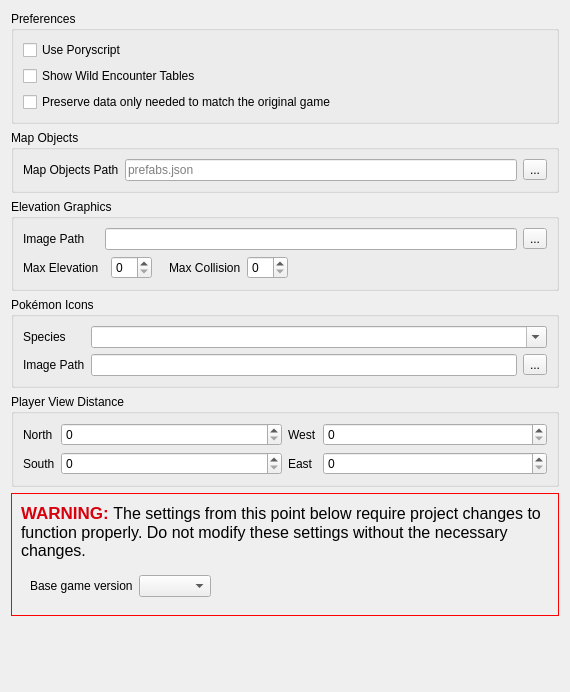
          <widget class="QWidget" name="scrollAreaWidgetContents_GeneralTab">
           <property name="geometry">
            <rect>
             <x>0</x>
             <y>0</y>
             <width>570</width>
             <height>692</height>
            </rect>
           </property>
           <layout class="QVBoxLayout" name="verticalLayout_7">
            <item>
             <widget class="QGroupBox" name="groupBox_UserConfig">
              <property name="title">
               <string>Preferences</string>
              </property>
              <layout class="QVBoxLayout" name="verticalLayout_2">
               <item>
                <widget class="QCheckBox" name="checkBox_UsePoryscript">
                 <property name="toolTip">
                  <string>&lt;html&gt;&lt;head/&gt;&lt;body&gt;&lt;p&gt;Whether map script files should prefer using .pory&lt;/p&gt;&lt;/body&gt;&lt;/html&gt;</string>
                 </property>
                 <property name="text">
                  <string>Use Poryscript</string>
                 </property>
                </widget>
               </item>
               <item>
                <widget class="QCheckBox" name="checkBox_ShowWildEncounterTables">
                 <property name="toolTip">
                  <string>&lt;html&gt;&lt;head/&gt;&lt;body&gt;&lt;p&gt;If enabled, Porymap will display wild encounter data on the Wild Pokémon tab.&lt;/p&gt;&lt;/body&gt;&lt;/html&gt;</string>
                 </property>
                 <property name="text">
                  <string>Show Wild Encounter Tables</string>
                 </property>
                </widget>
               </item>
               <item>
                <widget class="QCheckBox" name="checkBox_PreserveMatchingOnlyData">
                 <property name="toolTip">
                  <string>&lt;html&gt;&lt;head/&gt;&lt;body&gt;&lt;p&gt;If enabled, Porymap will not discard data like &amp;quot;connections_include_order&amp;quot; or &amp;quot;name_clone&amp;quot;, which serve no purpose other than recreating the original game.&lt;/p&gt;&lt;/body&gt;&lt;/html&gt;</string>
                 </property>
                 <property name="text">
                  <string>Preserve data only needed to match the original game</string>
                 </property>
                </widget>
               </item>
              </layout>
             </widget>
            </item>
            <item>
             <widget class="QGroupBox" name="groupBox_Prefabs">
              <property name="title">
               <string>Map Objects</string>
              </property>
              <layout class="QGridLayout" name="gridLayout_4">
               <item row="0" column="2">
                <widget class="QToolButton" name="button_ChoosePrefabs">
                 <property name="text">
                  <string>...</string>
                 </property>
                 <property name="icon">
                  <iconset resource="../resources/images.qrc">
                   <normaloff>:/icons/folder.ico</normaloff>:/icons/folder.ico</iconset>
                 </property>
                </widget>
               </item>
               <item row="0" column="1">
                <widget class="QLineEdit" name="lineEdit_PrefabsPath">
                 <property name="toolTip">
                  <string>&lt;html&gt;&lt;head/&gt;&lt;body&gt;&lt;p&gt;The file that stores the Map Objects (used by the Tileset Editor and the Map Objects tab)&lt;/p&gt;&lt;/body&gt;&lt;/html&gt;</string>
                 </property>
                 <property name="placeholderText">
                  <string>prefabs.json</string>
                 </property>
                </widget>
               </item>
               <item row="0" column="0">
                <widget class="QLabel" name="label_PrefabsPath">
                 <property name="text">
                  <string>Map Objects Path</string>
                 </property>
                </widget>
               </item>
              </layout>
             </widget>
            </item>
            <item>
             <widget class="QGroupBox" name="groupBox_CollisionGraphics">
              <property name="title">
               <string>Elevation Graphics</string>
              </property>
              <layout class="QGridLayout" name="gridLayout_7">
               <item row="1" column="6">
                <spacer name="horizontalSpacer">
                 <property name="orientation">
                  <enum>Qt::Orientation::Horizontal</enum>
                 </property>
                 <property name="sizeHint" stdset="0">
                  <size>
                   <width>40</width>
                   <height>20</height>
                  </size>
                 </property>
                </spacer>
               </item>
               <item row="0" column="1" colspan="6">
                <widget class="QLineEdit" name="lineEdit_CollisionGraphics">
                 <property name="toolTip">
                  <string>&lt;html&gt;&lt;head/&gt;&lt;body&gt;&lt;p&gt;The image sheet that represents the elevation values on the Elevation tab: one column, one 16x16 icon per elevation (0-7)&lt;/p&gt;&lt;/body&gt;&lt;/html&gt;</string>
                 </property>
                 <property name="clearButtonEnabled">
                  <bool>true</bool>
                 </property>
                </widget>
               </item>
               <item row="0" column="7">
                <widget class="QToolButton" name="button_CollisionGraphics">
                 <property name="text">
                  <string>...</string>
                 </property>
                 <property name="icon">
                  <iconset resource="../resources/images.qrc">
                   <normaloff>:/icons/folder.ico</normaloff>:/icons/folder.ico</iconset>
                 </property>
                </widget>
               </item>
               <item row="1" column="0">
                <widget class="QLabel" name="label_MaxElevation">
                 <property name="text">
                  <string>Max Elevation</string>
                 </property>
                </widget>
               </item>
               <item row="1" column="5">
                <widget class="NoScrollSpinBox" name="spinBox_MaxCollision">
                 <property name="toolTip">
                  <string>&lt;html&gt;&lt;head/&gt;&lt;body&gt;&lt;p&gt;The maximum collision value represented with an icon on the image sheet&lt;/p&gt;&lt;/body&gt;&lt;/html&gt;</string>
                 </property>
                </widget>
               </item>
               <item row="1" column="4">
                <widget class="QLabel" name="label_MaxCollision">
                 <property name="text">
                  <string>Max Collision</string>
                 </property>
                </widget>
               </item>
               <item row="0" column="0">
                <widget class="QLabel" name="label_CollisionImagePath">
                 <property name="text">
                  <string>Image Path</string>
                 </property>
                </widget>
               </item>
               <item row="1" column="2">
                <widget class="NoScrollSpinBox" name="spinBox_MaxElevation">
                 <property name="toolTip">
                  <string>&lt;html&gt;&lt;head/&gt;&lt;body&gt;&lt;p&gt;The maximum elevation value represented with an icon on the image sheet&lt;/p&gt;&lt;/body&gt;&lt;/html&gt;</string>
                 </property>
                </widget>
               </item>
               <item row="1" column="3">
                <spacer name="horizontalSpacer_4">
                 <property name="orientation">
                  <enum>Qt::Orientation::Horizontal</enum>
                 </property>
                 <property name="sizeType">
                  <enum>QSizePolicy::Policy::Maximum</enum>
                 </property>
                 <property name="sizeHint" stdset="0">
                  <size>
                   <width>5</width>
                   <height>20</height>
                  </size>
                 </property>
                </spacer>
               </item>
              </layout>
             </widget>
            </item>
            <item>
             <widget class="QGroupBox" name="groupBox_PokemonIcons">
              <property name="title">
               <string>Pokémon Icons</string>
              </property>
              <layout class="QGridLayout" name="gridLayout_8">
               <item row="0" column="0">
                <widget class="QLabel" name="label_IconSpecies">
                 <property name="sizePolicy">
                  <sizepolicy hsizetype="Fixed" vsizetype="Preferred">
                   <horstretch>0</horstretch>
                   <verstretch>0</verstretch>
                  </sizepolicy>
                 </property>
                 <property name="text">
                  <string>Species</string>
                 </property>
                </widget>
               </item>
               <item row="1" column="5">
                <widget class="QToolButton" name="button_PokemonIcon">
                 <property name="text">
                  <string>...</string>
                 </property>
                 <property name="icon">
                  <iconset resource="../resources/images.qrc">
                   <normaloff>:/icons/folder.ico</normaloff>:/icons/folder.ico</iconset>
                 </property>
                </widget>
               </item>
               <item row="0" column="2" colspan="4">
                <widget class="NoScrollComboBox" name="comboBox_IconSpecies">
                 <property name="editable">
                  <bool>true</bool>
                 </property>
                 <property name="maxVisibleItems">
                  <number>20</number>
                 </property>
                </widget>
               </item>
               <item row="1" column="0">
                <widget class="QLabel" name="label_PokemonIcon">
                 <property name="text">
                  <string>Image Path</string>
                 </property>
                </widget>
               </item>
               <item row="1" column="2" colspan="3">
                <widget class="QLineEdit" name="lineEdit_PokemonIcon">
                 <property name="toolTip">
                  <string>&lt;html&gt;&lt;head/&gt;&lt;body&gt;&lt;p&gt;The icon that will be displayed on the Wild Pokémon tab for the above species&lt;/p&gt;&lt;/body&gt;&lt;/html&gt;</string>
                 </property>
                 <property name="clearButtonEnabled">
                  <bool>true</bool>
                 </property>
                </widget>
               </item>
              </layout>
             </widget>
            </item>
            <item>
             <widget class="QGroupBox" name="groupBox_PlayerViewDistance">
              <property name="title">
               <string>Player View Distance</string>
              </property>
              <layout class="QHBoxLayout" name="horizontalLayout">
               <item>
                <layout class="QFormLayout" name="formLayout_PlayerViewDistanceCol1">
                 <item row="0" column="0">
                  <widget class="QLabel" name="label_PlayerViewDistance_North">
                   <property name="text">
                    <string>North</string>
                   </property>
                  </widget>
                 </item>
                 <item row="1" column="0">
                  <widget class="QLabel" name="label_PlayerViewDistance_South">
                   <property name="text">
                    <string>South</string>
                   </property>
                  </widget>
                 </item>
                 <item row="0" column="1">
                  <widget class="NoScrollSpinBox" name="spinBox_PlayerViewDistance_North">
                   <property name="toolTip">
                    <string>&lt;html&gt;&lt;head/&gt;&lt;body&gt;&lt;p&gt;The distance (in pixels) that a player is able to see North of their character's position in-game. By default this is the distance from the center 16x16 to the edge of the 160 pixel tall GBA screen.&lt;/p&gt;&lt;/body&gt;&lt;/html&gt;</string>
                   </property>
                   <property name="minimum">
                    <number>0</number>
                   </property>
                  </widget>
                 </item>
                 <item row="1" column="1">
                  <widget class="NoScrollSpinBox" name="spinBox_PlayerViewDistance_South">
                   <property name="toolTip">
                    <string>&lt;html&gt;&lt;head/&gt;&lt;body&gt;&lt;p&gt;The distance (in pixels) that a player is able to see South of their character's position in-game. By default this is the distance from the center 16x16 to the edge of the 160 pixel tall GBA screen.&lt;/p&gt;&lt;/body&gt;&lt;/html&gt;</string>
                   </property>
                   <property name="minimum">
                    <number>0</number>
                   </property>
                  </widget>
                 </item>
                </layout>
               </item>
               <item>
                <layout class="QFormLayout" name="formLayout_PlayerViewDistanceCol2">
                 <item row="0" column="0">
                  <widget class="QLabel" name="label_PlayerViewDistance_West">
                   <property name="text">
                    <string>West</string>
                   </property>
                  </widget>
                 </item>
                 <item row="1" column="0">
                  <widget class="QLabel" name="label_PlayerViewDistance_East">
                   <property name="text">
                    <string>East</string>
                   </property>
                  </widget>
                 </item>
                 <item row="0" column="1">
                  <widget class="NoScrollSpinBox" name="spinBox_PlayerViewDistance_West">
                   <property name="toolTip">
                    <string>&lt;html&gt;&lt;head/&gt;&lt;body&gt;&lt;p&gt;The distance (in pixels) that a player is able to see West of their character's position in-game. By default this is the distance from the center 16x16 to the edge of the 240 pixel wide GBA screen.&lt;/p&gt;&lt;/body&gt;&lt;/html&gt;</string>
                   </property>
                   <property name="minimum">
                    <number>0</number>
                   </property>
                  </widget>
                 </item>
                 <item row="1" column="1">
                  <widget class="NoScrollSpinBox" name="spinBox_PlayerViewDistance_East">
                   <property name="toolTip">
                    <string>&lt;html&gt;&lt;head/&gt;&lt;body&gt;&lt;p&gt;The distance (in pixels) that a player is able to see East of their character's position in-game. By default this is the distance from the center 16x16 to the edge of the 240 pixel wide GBA screen.&lt;/p&gt;&lt;/body&gt;&lt;/html&gt;</string>
                   </property>
                   <property name="minimum">
                    <number>0</number>
                   </property>
                  </widget>
                 </item>
                </layout>
               </item>
              </layout>
             </widget>
            </item>
            <item>
             <widget class="QFrame" name="frame_Warning">
              <property name="styleSheet">
               <string notr="true">.QFrame { border: 1px solid red; }</string>
              </property>
              <property name="frameShape">
               <enum>QFrame::Shape::StyledPanel</enum>
              </property>
              <property name="frameShadow">
               <enum>QFrame::Shadow::Raised</enum>
              </property>
              <layout class="QVBoxLayout" name="verticalLayout_3">
               <item>
                <widget class="QLabel" name="label_Warning">
                 <property name="font">
                  <font>
                   <pointsize>12</pointsize>
                   <bold>true</bold>
                  </font>
                 </property>
                 <property name="text">
                  <string>&lt;html&gt;&lt;head/&gt;&lt;body&gt;&lt;p&gt;&lt;span style=&quot; font-size:13pt; color:#d7000c;&quot;&gt;WARNING:  &lt;/span&gt;&lt;span style=&quot; font-weight:400;&quot;&gt;The settings from this point below require project changes to function properly. Do not modify these settings without the necessary changes. &lt;/span&gt;&lt;/p&gt;&lt;/body&gt;&lt;/html&gt;</string>
                 </property>
                 <property name="wordWrap">
                  <bool>true</bool>
                 </property>
                </widget>
               </item>
               <item>
                <widget class="QWidget" name="widget_BaseGameVersion" native="true">
                 <layout class="QHBoxLayout" name="horizontalLayout_2">
                  <item>
                   <widget class="QLabel" name="label_BaseGameVersion">
                    <property name="text">
                     <string>Base game version</string>
                    </property>
                   </widget>
                  </item>
                  <item>
                   <widget class="NoScrollComboBox" name="comboBox_BaseGameVersion">
                    <property name="editable">
                     <bool>false</bool>
                    </property>
                   </widget>
                  </item>
                  <item>
                   <spacer name="horizontalSpacer_6">
                    <property name="orientation">
                     <enum>Qt::Orientation::Horizontal</enum>
                    </property>
                    <property name="sizeHint" stdset="0">
                     <size>
                      <width>40</width>
                      <height>20</height>
                     </size>
                    </property>
                   </spacer>
                  </item>
                 </layout>
                </widget>
               </item>
              </layout>
             </widget>
            </item>
            <item>
             <spacer name="verticalSpacer_3">
              <property name="orientation">
               <enum>Qt::Orientation::Vertical</enum>
              </property>
              <property name="sizeHint" stdset="0">
               <size>
                <width>20</width>
                <height>1</height>
               </size>
              </property>
             </spacer>
            </item>
           </layout>
          </widget>
